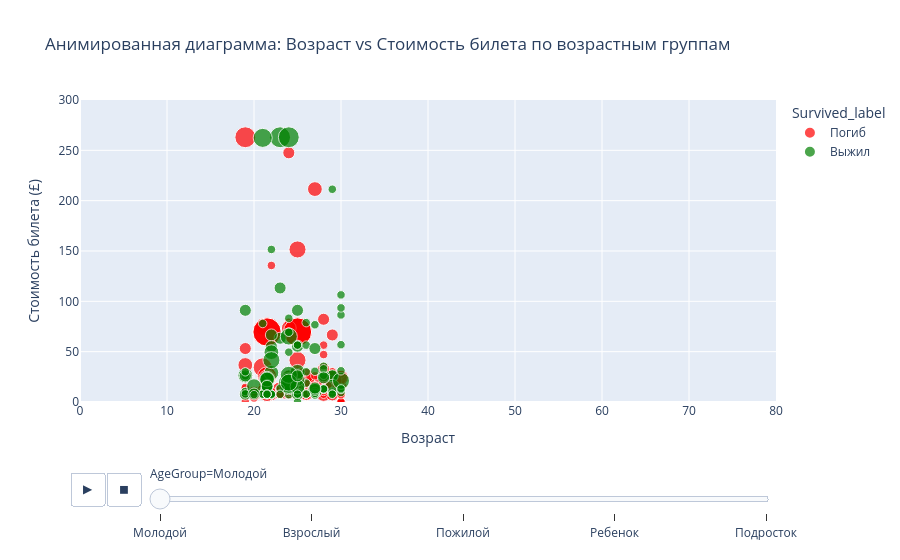

Notebook code for this chart:
### Markdown cell above
### Построить интерактивный график

### Code cell
# Создаем анимированный scatter plot по возрастным группам
fig7 = px.scatter(df, 
                  x='Age', 
                  y='Fare',
                  color='Survived_label',
                  animation_frame='AgeGroup',  # Анимация по возрастным группам
                  animation_group='PassengerId',
                  size='FamilySize',  # Размер точки зависит от размера семьи
                  hover_name='Name',
                  title='Анимированная диаграмма: Возраст vs Стоимость билета по возрастным группам',
                  color_discrete_map={'Погиб': 'red', 'Выжил': 'green'},
                  range_x=[0, 80],
                  range_y=[0, 300])

fig7.update_layout(xaxis_title='Возраст', 
                   yaxis_title='Стоимость билета (£)')
fig7.show()

### Figure 1 — Plotly figure (JSON) as saved in the notebook; plotly's stock layout.template omitted (floating-point values rounded to 4 significant figures; data arrays with more than 128 entries replaced by an {"elided": "..."} marker saying what was removed)
{"data": [{"hovertemplate": "<b>%{hovertext}</b><br><br>Survived_label=Погиб<br>AgeGroup=Молодой<br>Age=%{x}<br>Fare=%{y}<br>FamilySize=%{marker.size}<extra></extra>", "hovertext": {"elided": "283 str values"}, "ids": {"elided": "283 int values"}, "legendgroup": "Погиб", "marker": {"color": "red", "size": {"elided": "283 int values"}, "sizemode": "area", "sizeref": 0.0275, "symbol": "circle"}, "mode": "markers", "name": "Погиб", "orientation": "v", "showlegend": true, "type": "scatter", "x": {"elided": "283 float values"}, "xaxis": "x", "y": {"elided": "283 float values"}, "yaxis": "y"}, {"hovertemplate": "<b>%{hovertext}</b><br><br>Survived_label=Выжил<br>AgeGroup=Молодой<br>Age=%{x}<br>Fare=%{y}<br>FamilySize=%{marker.size}<extra></extra>", "hovertext": {"elided": "134 str values"}, "ids": {"elided": "134 int values"}, "legendgroup": "Выжил", "marker": {"color": "green", "size": {"elided": "134 int values"}, "sizemode": "area", "sizeref": 0.0275, "symbol": "circle"}, "mode": "markers", "name": "Выжил", "orientation": "v", "showlegend": true, "type": "scatter", "x": {"elided": "134 float values"}, "xaxis": "x", "y": {"elided": "134 float values"}, "yaxis": "y"}], "layout": {"legend": {"itemsizing": "constant", "title": {"text": "Survived_label"}, "tracegroupgap": 0}, "sliders": [{"active": 0, "currentvalue": {"prefix": "AgeGroup="}, "len": 0.9, "pad": {"b": 10, "t": 60}, "steps": [{"args": [["Молодой"], {"frame": {"duration": 0, "redraw": false}, "fromcurrent": true, "mode": "immediate", "transition": {"duration": 0, "easing": "linear"}}], "label": "Молодой", "method": "animate"}, {"args": [["Взрослый"], {"frame": {"duration": 0, "redraw": false}, "fromcurrent": true, "mode": "immediate", "transition": {"duration": 0, "easing": "linear"}}], "label": "Взрослый", "method": "animate"}, {"args": [["Пожилой"], {"frame": {"duration": 0, "redraw": false}, "fromcurrent": true, "mode": "immediate", "transition": {"duration": 0, "easing": "linear"}}], "label": "Пожилой", "method": "animate"}, {"args": [["Ребенок"], {"frame": {"duration": 0, "redraw": false}, "fromcurrent": true, "mode": "immediate", "transition": {"duration": 0, "easing": "linear"}}], "label": "Ребенок", "method": "animate"}, {"args": [["Подросток"], {"frame": {"duration": 0, "redraw": false}, "fromcurrent": true, "mode": "immediate", "transition": {"duration": 0, "easing": "linear"}}], "label": "Подросток", "method": "animate"}], "x": 0.1, "xanchor": "left", "y": 0, "yanchor": "top"}], "title": {"text": "Анимированная диаграмма: Возраст vs Стоимость билета по возрастным группам"}, "updatemenus": [{"buttons": [{"args": [null, {"frame": {"duration": 500, "redraw": false}, "fromcurrent": true, "mode": "immediate", "transition": {"duration": 500, "easing": "linear"}}], "label": "&#9654;", "method": "animate"}, {"args": [[null], {"frame": {"duration": 0, "redraw": false}, "fromcurrent": true, "mode": "immediate", "transition": {"duration": 0, "easing": "linear"}}], "label": "&#9724;", "method": "animate"}], "direction": "left", "pad": {"r": 10, "t": 70}, "showactive": false, "type": "buttons", "x": 0.1, "xanchor": "right", "y": 0, "yanchor": "top"}], "xaxis": {"anchor": "y", "domain": [0, 1], "range": [0, 80], "title": {"text": "Возраст"}}, "yaxis": {"anchor": "x", "domain": [0, 1], "range": [0, 300], "title": {"text": "Стоимость билета (£)"}}}}
